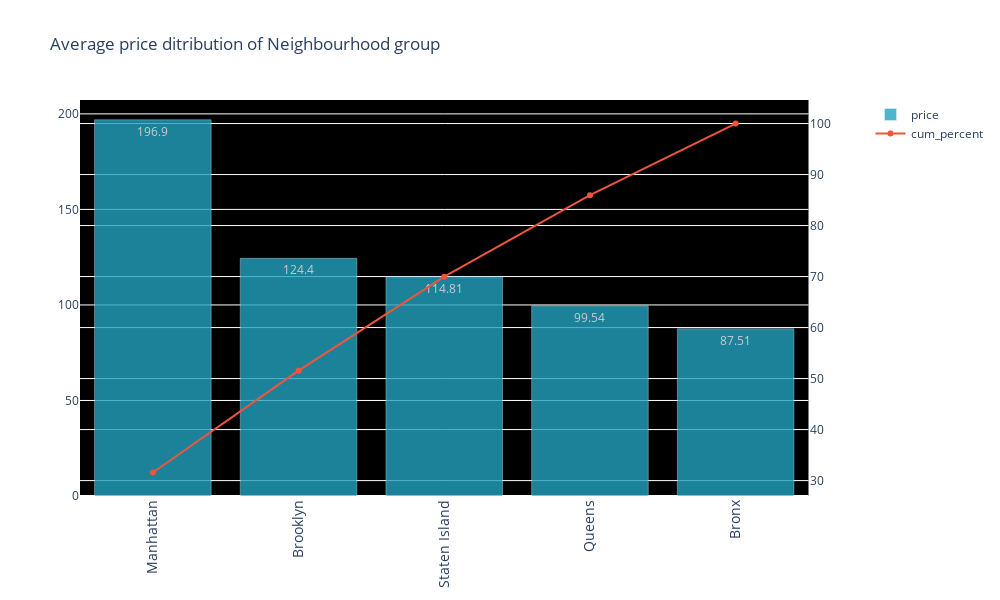

Notebook code cell kept with this figure:
### Code cell
import plotly.graph_objects as go
import matplotlib.pyplot as plt
from plotly.subplots import make_subplots

#plotting bar graph price vs neighbourhood_group 
trace1 = go.Bar(
    x=result_group['neighbourhood_group'],
    y=result_group['price'],
    text=result_group['price'],
    name='price',
    marker=dict(
        color='rgb(34,163,192)'
               ),opacity=.80
)
#plotting Scatter graph cumulative percent vs neighbourhood_group 
trace2 = go.Scatter(
    x=result_group['neighbourhood_group'],
    y=result_group['cum_percent'],
    name='cum_percent',
    yaxis='y2'

)
#Merging those two plots to get parreto chart and finding the most expensive and most cheapest state 
fig = make_subplots(specs=[[{"secondary_y": True}]])
#Updating traces and layout to beautify the plot and setting the font size
fig.add_trace(trace1)
fig.add_trace(trace2,secondary_y=True)
fig['layout'].update(height = 600, width = 1000, title = 'Average price ditribution of Neighbourhood group',xaxis=dict(tickfont = dict(size=14),
      tickangle=-90
    ),plot_bgcolor='black')
#show figure
fig.show()

### Figure 1 — Plotly figure (JSON) as saved in the notebook; plotly's stock layout.template omitted (floating-point values rounded to 4 significant figures)
{"data": [{"marker": {"color": "rgb(34,163,192)"}, "name": "price", "opacity": 0.8, "text": [196.9, 124.4, 114.8, 99.54, 87.51], "type": "bar", "x": ["Manhattan", "Brooklyn", "Staten Island", "Queens", "Bronx"], "y": [196.9, 124.4, 114.8, 99.54, 87.51]}, {"name": "cum_percent", "type": "scatter", "x": ["Manhattan", "Brooklyn", "Staten Island", "Queens", "Bronx"], "xaxis": "x", "y": [31.6, 51.56, 69.98, 85.96, 100], "yaxis": "y2"}], "layout": {"height": 600, "plot_bgcolor": "black", "title": {"text": "Average price ditribution of Neighbourhood group"}, "width": 1000, "xaxis": {"anchor": "y", "domain": [0, 0.94], "tickangle": -90, "tickfont": {"size": 14}}, "yaxis": {"anchor": "x", "domain": [0, 1]}, "yaxis2": {"anchor": "x", "overlaying": "y", "side": "right"}}}
